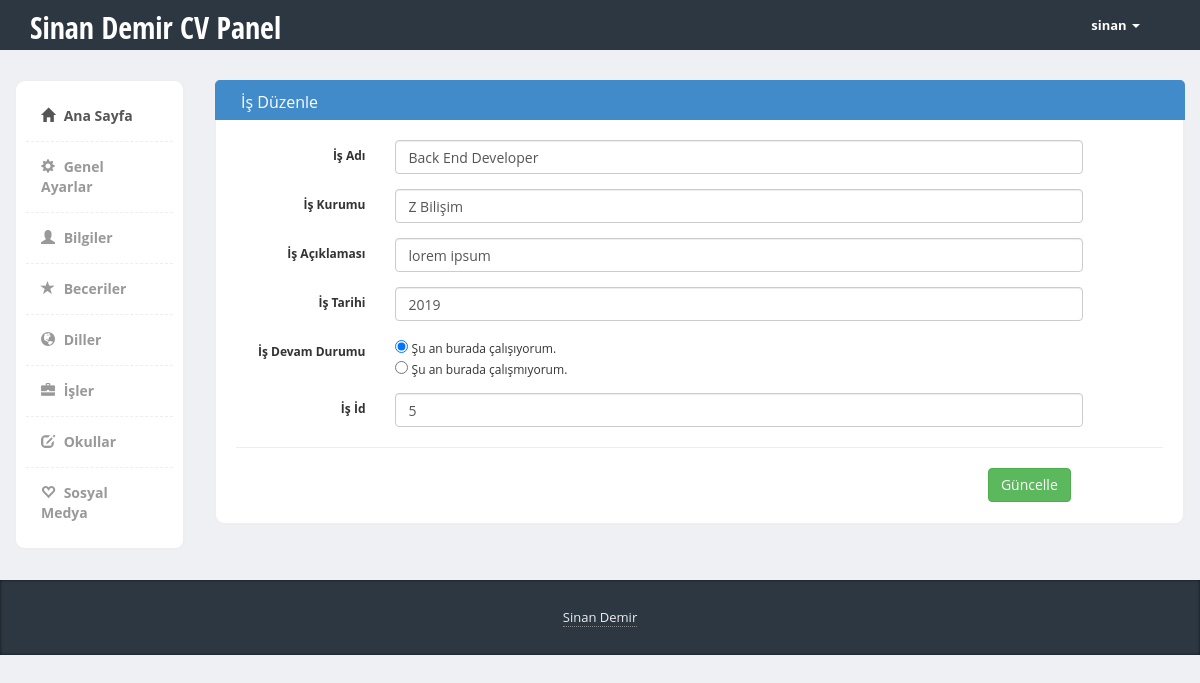
The page /admin/is-duzenle.php?isduzenleid=5 (signed in) on the database its author committed.
### tables this page shows
CREATE TABLE `ayarlar` (
  `site_id` int(11) NOT NULL,
  `site_title` varchar(255) NOT NULL,
  `site_url` varchar(255) NOT NULL,
  `site_keyw` varchar(255) NOT NULL,
  `site_desc` varchar(255) NOT NULL,
  `site_footer` varchar(255) NOT NULL,
  `site_renk` varchar(255) NOT NULL
);

CREATE TABLE `isler` (
  `is_id` int(11) NOT NULL,
  `is_ad` varchar(255) NOT NULL,
  `is_kurum` varchar(500) NOT NULL,
  `is_aciklama` text NOT NULL,
  `is_tarih` varchar(255) NOT NULL,
  `is_devam` tinyint(1) NOT NULL
);

### config.php (called while the page is built, shortened)
<?php
try {
    $db = new PDO("mysql:host=localhost;dbname=cv;charset=utf8", "root","");
}catch (PDOException $a)
{
    echo 'Veritabanı bağlantısı kurulamadı'.$a->getMessage();
}
$ayarlar = $db->prepare("SELECT * FROM ayarlar");
$ayarlar->execute();
$ayarcek = $ayarlar->fetch(PDO::FETCH_OBJ);

### admin/is-duzenle.php (the view)
<?php include "header.php"; ?>
    <div class="page-content">
        <div class="row">
            <?php include "sidebar.php"; ?>
            <div class="col-md-10">
                <div class="row">
                    <div class="col-md-12 panel-primary">
                        <div class="content-box-header panel-heading">
                            <div class="panel-title ">İş Düzenle</div>
                        </div>
                        <div class="content-box-large box-with-header">
                            <?php
                            if(isset($_GET['isduzenleid'])){
                                $id = $_GET['isduzenleid'];
                                $beca = $db->prepare("SELECT * FROM isler WHERE is_id=?");
                                $beca->execute(array($id));
                                $becacek = $beca->fetch(PDO::FETCH_OBJ);
                            }
                            ?>
                            <div class="tab-pane active" id="tab1">
                                <form class="form-horizontal" action="islem.php" method="post" role="form">
                                    <div class="form-group">
                                        <label for="inputEmail3" class="col-sm-2 control-label">İş Adı</label>
                                        <div class="col-sm-9">
                                            <input type="text" name="is_ad" class="form-control" value="<?php echo $becacek->is_ad; ?>">
                                        </div>
                                    </div>
                                    <div class="form-group">
                                        <label for="inputPassword3" class="col-sm-2 control-label">İş Kurumu</label>
                                        <div class="col-sm-9">
                                            <input type="text" name="is_kurum" class="form-control" value="<?php echo $becacek->is_kurum; ?>">
                                        </div>
                                    </div>
                                    <div class="form-group">
                                        <label for="inputPassword3" class="col-sm-2 control-label">İş Açıklaması</label>
                                        <div class="col-sm-9">
                                            <input type="text" name="is_aciklama" class="form-control" value="<?php echo $becacek->is_aciklama; ?>">
                                        </div>
                                    </div>
                                    <div class="form-group">
                                        <label for="inputPassword3" class="col-sm-2 control-label">İş Tarihi</label>
                                        <div class="col-sm-9">
                                            <input type="text" name="is_tarih" class="form-control" value="<?php echo $becacek->is_tarih; ?>">
                                        </div>
                                    </div>
                                    <div class="form-group">
                                        <label for="inputPassword3" class="col-sm-2 control-label">İş Devam Durumu</label>
                                        <div class="col-sm-9">
                                            <?php
                                            if($becacek->is_devam==1){
                                                echo '<input type="radio" name="is_devam" value="1" checked> Şu an burada çalışıyorum.<br>';
                                                echo '<input type="radio" name="is_devam" value="2"> Şu an burada çalışmıyorum.<br>';
                                            }elseif($becacek->is_devam!=1){
                                                echo '<input type="radio" name="is_devam" value="1"> Şu an burada çalışıyorum.<br>';
                                                echo '<input type="radio" name="is_devam" value="2" checked> Şu an burada çalışmıyorum.<br>';
                                            }
                                            ?>
                                        </div>
                                    </div>
                                    <div class="form-group" >
                                        <label for="inputPassword3" class="col-sm-2 control-label">İş İd</label>
                                        <div class="col-sm-9">
                                            <input type="text" name="is_id" class="form-control" value="<?php echo $becacek->is_id;?>">
                                        </div>
                                    </div>
                                    <hr>
                                    <div class="col-md-11">
                                        <button name="is-duzenle" class="btn btn-success pull-right">Güncelle</button>
                                    </div>
                                </form>
                            </div>
                            <br /><br />
                        </div>
                    </div>
                </div>
            </div>
        </div>
    </div>
<?php include"footer.php"; ?>

### admin/header.php (shortened to what this page needs)
<?php include '../config.php';
?>
<!DOCTYPE html>
<html>
<head>
    <link href="bootstrap/css/bootstrap.min.css" rel="stylesheet">
    <link href="css/styles.css" rel="stylesheet">
</head>
<body>
<div class="header">
    <div class="container">
        <div class="row">
            <div class="col-md-5">
                <div class="logo">
                    <h1 class="pull-left" ><a href="index.php"><?php echo $ayarcek->site_title; ?> Panel</a></h1>
                </div>
            </div>
            <div class="col-md-2 pull-right">
                <div class="navbar navbar-inverse" role="banner">
                    <nav class="collapse navbar-collapse bs-navbar-collapse navbar-right" role="navigation">
                        <ul class="nav navbar-nav">
                            <li class="dropdown">
                                <a href="#" class="dropdown-toggle" data-toggle="dropdown"><?php echo $_SESSION['admin_kadi']; ?> <b class="caret"></b></a>
                            </li>
                        </ul>
                    </nav>
                </div>
            </div>
        </div>
    </div>
</div>

### admin/css/styles.css (style rules this page uses)
body { font-family: 'Open Sans', sans-serif; background-color: #f7f7f7; position: relative; margin: 0px; font-size: 12px; padding: 0px; }
.page-content > .row { margin-left: 0px !important; margin-right: 0px !important; margin-top: 30px; }
.header { height:50px; background-color: #2c3742; }
.header .logo h1 { font-size:30px; margin:0px; padding:10px 0px; }
.header .logo h1 a { color:#fff; font-family: 'Open Sans Condensed', sans-serif; }
.header .navbar * { box-shadow:none !important; }
.header .navbar { background:none !important; border:0px !important; }
.header .navbar .nav > li > a { color:#fff !important; font-size:13px !important; border-bottom:0px !important; margin-top:0px !important; font-weight:bold; }
.header .navbar-collapse { border:0px !important; }
.header .navbar-nav .caret { border-top-color:#fff !important; border-bottom-color:#fff !important; }
.content-box, .content-box-large { margin-bottom:30px; background:#fff; border-radius:10px; padding:10px; border-left:1px solid #eee; border-top:1px solid #eee; border-right:2px solid #eee; border-bottom:2px solid #eee; }
.content-box-large { padding: 20px; }
.box-with-header { border-top: none; border-top-left-radius:0px; border-top-right-radius:0px; }
.content-box-header { min-height: 40px; font-size: 16px; background:#f5f5f5; border-top-left-radius:5px; border-top-right-radius:5px; padding:10px; border-left:1px solid #eee; border-top:1px solid #eee; border-right:2px solid #eee; }
.content-box-header:after { clear:both; }
body { background-color: #eff0f3; }
.panel-heading>.panel-title, .content-box-header .panel-title { float: left; padding: 10px 15px; padding-top: 0px; }

### rows shown on the page
ayarlar: site_title "Sinan Demir CV"
isler: is_ad "Back End Developer", is_kurum "Z Bilişim", is_aciklama "lorem ipsum", is_tarih "2019", is_id "5"

### other values the page prints
$_SESSION['admin_kadi'] "sinan"
